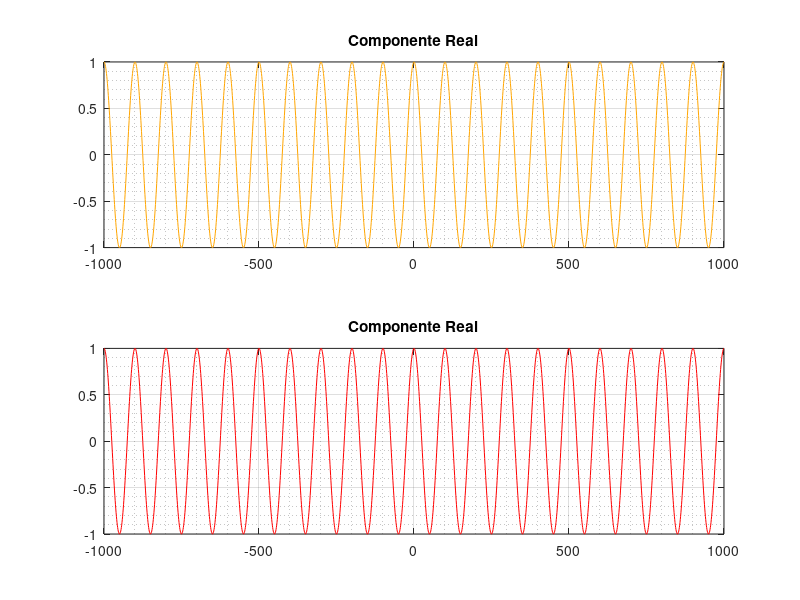

Write the MATLAB code that produced this figure.
% Define un vector n que va desde -1000 hasta 1000
n = -1000:1000;

% Crea una señal compleja x: exp(j*2*pi*0.01*n)
x = exp(j * 2 * pi * 0.01 * n);

% Crea una figura con dos subgráficos apilados verticalmente
subplot(2, 1, 1);

% Grafica la parte real de la señal y en función de n, en color naranja (código HEX)
plot(n, real(x), 'color', '#FFA500');
% Activar la cuadrícula en la subgráfica
grid on; grid minor;
% Establecer el título de la subgráfica
title('Componente Real');

% Crea otra señal compleja y: exp(j*2*pi*2.01*n)
y = exp(j * 2 * pi * 2.01 * n);

% Mantiene la gráfica actual y agrega la siguiente en la misma ventana
hold on;

% Crea el segundo subgráfico
subplot(2, 1, 2);

% Grafica la parte real de la señal y en función de n, en color rojo ('r')
plot(n, real(y), 'r');
% Activar la cuadrícula en la subgráfica
grid on; grid minor;
% Establecer el título de la subgráfica
title('Componente Real');
